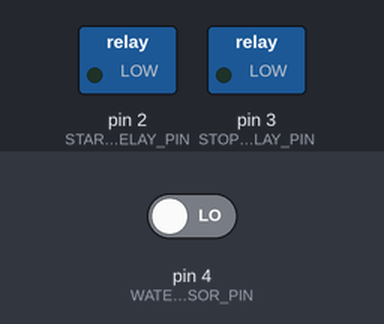
Bench run of a sketch on a simulated Arduino Uno, built with avr-gcc and run on an emulated ATmega328P. Shown: switched loads named in the sketch (green lamp = pin HIGH). The test bench sets the inputs (shaded band); at power-on: pin 4 (WATER_SENSOR_PIN) LOW. The modem accepts every AT command (registered, SIM ready, sends succeed) and sends nothing else; what the sketch prints to the serial monitor is not drawn.

Above: at 5.2 s.
5.3 s: pin 4 (WATER_SENSOR_PIN) driven HIGH
At 5.7 s:
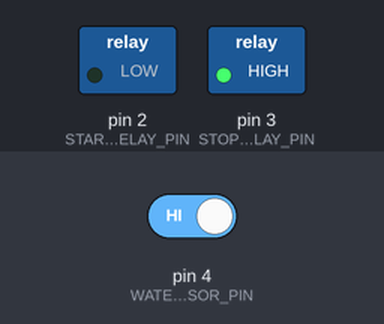
Timing chart, 0 to 8.3 s (numbered marks = the images above; inputs shaded):
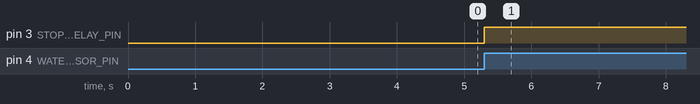

The sketch:

compiledGSM_copy_20231020120405.ino
```cpp
#include <SoftwareSerial.h>
#include <String.h>

// Define GSM module connections
#define GSM_RX_PIN 7  // RX pin for SIM800L
#define GSM_TX_PIN 8  // TX pin for SIM800L

// Define relay control pins
#define START_RELAY_PIN 2
#define STOP_RELAY_PIN 3

// Define water overflow sensor pin
#define WATER_SENSOR_PIN 4

// Store admin phone numbers
String adminNumbers[5];
int numAdmins = 0;

// Initialize GSM module
SoftwareSerial gsmSerial(GSM_TX_PIN, GSM_RX_PIN);
String message = "";

void setup() {
  // Initialize serial communication
  Serial.begin(9600);
  gsmSerial.begin(9600);

  // Initialize relay pins
  pinMode(START_RELAY_PIN, OUTPUT);
  pinMode(STOP_RELAY_PIN, OUTPUT);

  // Initialize water sensor pin
  pinMode(WATER_SENSOR_PIN, INPUT);

  // Register admin phone numbers
  // Implement a function to add and manage admin numbers through SMS commands

  // Configure SIM800L for voice calls and SMS
  gsmSerial.println("AT+CMGF=1");  // Set SMS mode to text
  delay(1000);
  gsmSerial.println("AT+CLIP=1");  // Enable caller ID for incoming calls
  delay(1000);

  // Answer incoming calls automatically and set up call functionality
  gsmSerial.println("ATA");  // Answer calls automatically
  delay(1000);

  // Listen for incoming SMS and calls
  gsmSerial.println("AT+CLCC=1");  // Report incoming calls
  delay(1000);
}

void loop() {
  // Check for incoming SMS or call
  checkSMS();
  checkCall();

  // Check for water overflow
  if (digitalRead(WATER_SENSOR_PIN) == HIGH) {
    stopMotor();  // Water overflow detected, stop the motor
  }
}

void checkSMS() {
  if (gsmSerial.available()) {
    char c = gsmSerial.read();
    message += c;
    delay(10);
  }

  if (message.length() > 0) {
    Serial.println("Received SMS: " + message);

    // Parse and process the SMS command
    if (message.startsWith("1STN") && message.length() >= 13) {
      addAdmin(message.substring(5));
    } else {
      // Implement a function to parse and execute other SMS commands
    }

    message = "";  // Clear the message buffer
  }
}

void checkCall() {
  if (gsmSerial.available()) {
    String incomingCall = gsmSerial.readStringUntil('\n');
    if (incomingCall.startsWith("RING")) {
      // Extract the caller's phone number from the incoming call string
      String callerNumber = parseCallerNumber(incomingCall);

      // Handle the call based on the caller's number
      handleCall(callerNumber);
    }
  }
}

String parseCallerNumber(String callInfo) {
  // Implement parsing logic to extract the caller's phone number from the callInfo string
  // The format of callInfo may vary, so you need to adjust the parsing accordingly
  // Extract and return the caller's phone number
}

void handleCall(String callerNumber) {
  // Compare the caller's number with the admin numbers
  for (int i = 0; i < numAdmins; i++) {
    if (callerNumber.equals(adminNumbers[i])) {
      // Caller is an admin, perform desired action
      startMotor();  // Example: Start the motor for admins
      return;
    }
  }

  // If the caller is not an admin, you can implement other actions or restrictions here
}

void startMotor() {
  digitalWrite(START_RELAY_PIN, HIGH);
  delay(5000);  // Run the motor for 5 seconds
  digitalWrite(START_RELAY_PIN, LOW);
}

void stopMotor() {
  digitalWrite(STOP_RELAY_PIN, HIGH);
  delay(5000);  // Run the stop relay for 5 seconds
  digitalWrite(STOP_RELAY_PIN, LOW);
}

void addAdmin(String number) {
  if (numAdmins < 5) {
    adminNumbers[numAdmins] = number;
    numAdmins++;
    Serial.println("Added admin: " + number);
    // Send a confirmation SMS to the added admin number if needed
  } else {
    Serial.println("Admin list is full. Cannot add more.");
    // Send a notification SMS indicating that the admin list is full
  }
}
```

Measured:
- after the input at 5.3 s, pin 3 (STOP_RELAY_PIN): LOW → HIGH at once
